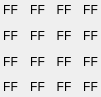
   <widget class="QWidget" name="gridLayoutWidget_2">
    <property name="geometry">
     <rect>
      <x>220</x>
      <y>200</y>
      <width>101</width>
      <height>97</height>
     </rect>
    </property>
    <layout class="QGridLayout" name="layoutStateMatrix" rowstretch="0,0,0,0,0">
     <property name="margin">
      <number>0</number>
     </property>
     <item row="2" column="3">
      <widget class="QLabel" name="stateByte13">
       <property name="font">
        <font>
         <kerning>true</kerning>
        </font>
       </property>
       <property name="layoutDirection">
        <enum>Qt::LeftToRight</enum>
       </property>
       <property name="text">
        <string>FF</string>
       </property>
       <property name="alignment">
        <set>Qt::AlignCenter</set>
       </property>
      </widget>
     </item>
     <item row="4" column="3">
      <widget class="QLabel" name="stateByte15">
       <property name="font">
        <font>
         <kerning>true</kerning>
        </font>
       </property>
       <property name="layoutDirection">
        <enum>Qt::LeftToRight</enum>
       </property>
       <property name="text">
        <string>FF</string>
       </property>
       <property name="alignment">
        <set>Qt::AlignCenter</set>
       </property>
      </widget>
     </item>
     <item row="1" column="3">
      <widget class="QLabel" name="stateByte12">
       <property name="font">
        <font>
         <kerning>true</kerning>
        </font>
       </property>
       <property name="layoutDirection">
        <enum>Qt::LeftToRight</enum>
       </property>
       <property name="text">
        <string>FF</string>
       </property>
       <property name="alignment">
        <set>Qt::AlignCenter</set>
       </property>
      </widget>
     </item>
     <item row="3" column="3">
      <widget class="QLabel" name="stateByte14">
       <property name="font">
        <font>
         <kerning>true</kerning>
        </font>
       </property>
       <property name="layoutDirection">
        <enum>Qt::LeftToRight</enum>
       </property>
       <property name="text">
        <string>FF</string>
       </property>
       <property name="alignment">
        <set>Qt::AlignCenter</set>
       </property>
      </widget>
     </item>
     <item row="2" column="2">
      <widget class="QLabel" name="stateByte09">
       <property name="font">
        <font>
         <kerning>true</kerning>
        </font>
       </property>
       <property name="layoutDirection">
        <enum>Qt::LeftToRight</enum>
       </property>
       <property name="text">
        <string>FF</string>
       </property>
       <property name="alignment">
        <set>Qt::AlignCenter</set>
       </property>
      </widget>
     </item>
     <item row="3" column="2">
      <widget class="QLabel" name="stateByte10">
       <property name="font">
        <font>
         <kerning>true</kerning>
        </font>
       </property>
       <property name="layoutDirection">
        <enum>Qt::LeftToRight</enum>
       </property>
       <property name="text">
        <string>FF</string>
       </property>
       <property name="alignment">
        <set>Qt::AlignCenter</set>
       </property>
      </widget>
     </item>
     <item row="4" column="2">
      <widget class="QLabel" name="stateByte11">
       <property name="font">
        <font>
         <kerning>true</kerning>
        </font>
       </property>
       <property name="layoutDirection">
        <enum>Qt::LeftToRight</enum>
       </property>
       <property name="text">
        <string>FF</string>
       </property>
       <property name="alignment">
        <set>Qt::AlignCenter</set>
       </property>
      </widget>
     </item>
     <item row="1" column="2">
      <widget class="QLabel" name="stateByte08">
       <property name="font">
        <font>
         <kerning>true</kerning>
        </font>
       </property>
       <property name="layoutDirection">
        <enum>Qt::LeftToRight</enum>
       </property>
       <property name="text">
        <string>FF</string>
       </property>
       <property name="alignment">
        <set>Qt::AlignCenter</set>
       </property>
      </widget>
     </item>
     <item row="2" column="1">
      <widget class="QLabel" name="stateByte05">
       <property name="font">
        <font>
         <kerning>true</kerning>
        </font>
       </property>
       <property name="layoutDirection">
        <enum>Qt::LeftToRight</enum>
       </property>
       <property name="text">
        <string>FF</string>
       </property>
       <property name="alignment">
        <set>Qt::AlignCenter</set>
       </property>
      </widget>
     </item>
     <item row="3" column="1">
      <widget class="QLabel" name="stateByte06">
       <property name="font">
        <font>
         <kerning>true</kerning>
        </font>
       </property>
       <property name="layoutDirection">
        <enum>Qt::LeftToRight</enum>
       </property>
       <property name="text">
        <string>FF</string>
       </property>
       <property name="alignment">
        <set>Qt::AlignCenter</set>
       </property>
      </widget>
     </item>
     <item row="4" column="1">
      <widget class="QLabel" name="stateByte07">
       <property name="font">
        <font>
         <kerning>true</kerning>
        </font>
       </property>
       <property name="layoutDirection">
        <enum>Qt::LeftToRight</enum>
       </property>
       <property name="text">
        <string>FF</string>
       </property>
       <property name="alignment">
        <set>Qt::AlignCenter</set>
       </property>
      </widget>
     </item>
     <item row="1" column="1">
      <widget class="QLabel" name="stateByte04">
       <property name="font">
        <font>
         <kerning>true</kerning>
        </font>
       </property>
       <property name="layoutDirection">
        <enum>Qt::LeftToRight</enum>
       </property>
       <property name="text">
        <string>FF</string>
       </property>
       <property name="alignment">
        <set>Qt::AlignCenter</set>
       </property>
      </widget>
     </item>
     <item row="1" column="0">
      <widget class="QLabel" name="stateByte00">
       <property name="font">
        <font>
         <kerning>true</kerning>
        </font>
       </property>
       <property name="layoutDirection">
        <enum>Qt::LeftToRight</enum>
       </property>
       <property name="text">
        <string>FF</string>
       </property>
       <property name="alignment">
        <set>Qt::AlignCenter</set>
       </property>
      </widget>
     </item>
     <item row="2" column="0">
      <widget class="QLabel" name="stateByte01">
       <property name="font">
        <font>
         <kerning>true</kerning>
        </font>
       </property>
       <property name="layoutDirection">
        <enum>Qt::LeftToRight</enum>
       </property>
       <property name="text">
        <string>FF</string>
       </property>
       <property name="alignment">
        <set>Qt::AlignCenter</set>
       </property>
      </widget>
     </item>
     <item row="3" column="0">
      <widget class="QLabel" name="stateByte02">
       <property name="font">
        <font>
         <kerning>true</kerning>
        </font>
       </property>
       <property name="layoutDirection">
        <enum>Qt::LeftToRight</enum>
       </property>
       <property name="text">
        <string>FF</string>
       </property>
       <property name="alignment">
        <set>Qt::AlignCenter</set>
       </property>
      </widget>
     </item>
     <item row="4" column="0">
      <widget class="QLabel" name="stateByte03">
       <property name="font">
        <font>
         <kerning>true</kerning>
        </font>
       </property>
       <property name="layoutDirection">
        <enum>Qt::LeftToRight</enum>
       </property>
       <property name="text">
        <string>FF</string>
       </property>
       <property name="alignment">
        <set>Qt::AlignCenter</set>
       </property>
      </widget>
     </item>
    </layout>
   </widget>
